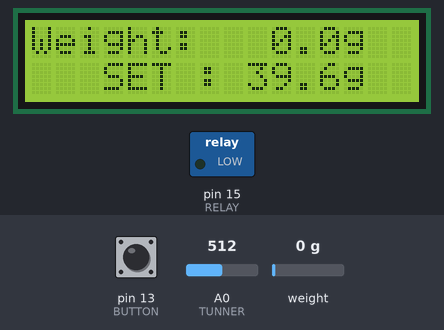
The sketch below on a simulated Arduino Uno, built with avr-gcc and run on an emulated ATmega328P. Shown: 16×2 character LCD, switched loads named in the sketch (green lamp = pin HIGH). Inputs (shaded band) come from the test bench; at power-on: weight on the scale 0 g, A0 (TUNNER) = 512, pin 13 (BUTTON) HIGH. What the sketch prints to the serial monitor is not drawn.

Above: at 4.3 s.
4.4 s: weight on the scale set to 100 g
At 5.8 s:
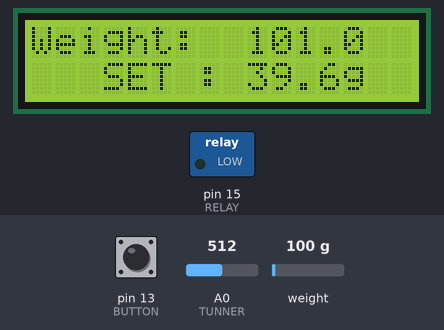
6.1 s: A0 (TUNNER) set to 716
At 6.9 s:
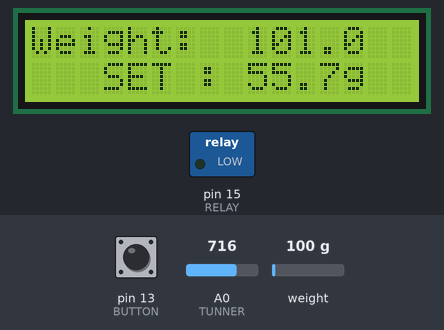
7.7 s: weight on the scale set to 1250 g
At 8.9 s:
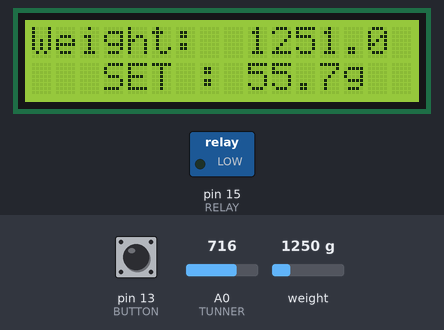
9.2 s: A0 (TUNNER) set to 900
At 10.5 s:
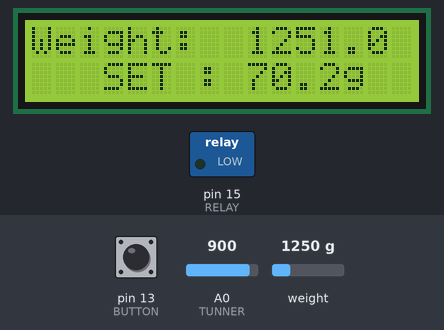
10.8 s: weight on the scale set to 2500 g
At 11.7 s:
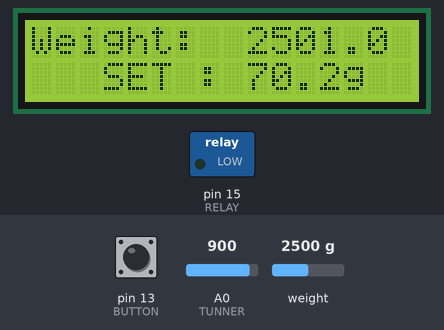
12.4 s: A0 (TUNNER) set to 1023
At 13.0 s:
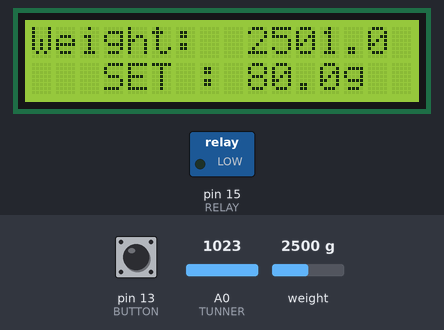
Timing chart, 0 to 14.9 s (numbered marks = the images above; inputs shaded):
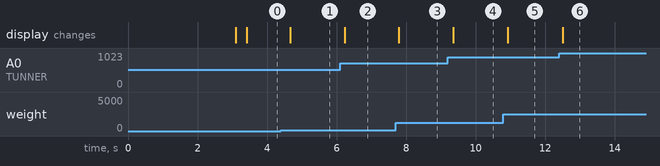

The sketch:

dispensing_controller__Nodemcu_0.1.ino
```cpp
#include <Wire.h>
#include <HX711.h>
#include <LiquidCrystal_I2C.h>

LiquidCrystal_I2C lcd(0x27,16,2);  // set the LCD address to 0x27 for a 16 chars and 2 line display

const int BUTTON = 13; //啟動重量比對和灌膠relay
const int TUNNER = A0;
const int RELAY = 15;
const int scale_factor = 1975; //比例參數，從校正程式中取得
int OFFSET = 1; //補正值

HX711 scale;

void setup() {
  pinMode(LED_BUILTIN, OUTPUT);
  pinMode(TUNNER, INPUT);
  pinMode(BUTTON, INPUT_PULLUP);
  pinMode(RELAY, OUTPUT);
  Serial.begin(9600);
  lcd.init();
  lcd.backlight();
  lcd.clear();
  lcd.setCursor(0, 0);
  lcd.print("Calibration...");
  delay(1000);
  scale.begin(12, 14); //DT = D6, SCK = D5
  Serial.println("Initializing the scale");
  Serial.println("Before setting up the scale:");
  Serial.println(scale.get_units(5), 0);  //未設定比例參數前的數值
  scale.set_scale(scale_factor);       // 設定比例參數
  scale.tare();               // 歸零
  Serial.println("After setting up the scale:");
  Serial.println(scale.get_units(5), 0);  //設定比例參數後的數值
  Serial.println("Readings:");  //在這個訊息之前都不要放東西在電子稱上

  digitalWrite(RELAY, LOW);
  digitalWrite(LED_BUILTIN, HIGH); // LED OFF
  lcd.clear();
  lcd.setCursor(0, 0);  //設定游標位置 (字,行)
  lcd.print("Weight: ");
  lcd.setCursor(13, 0);
  lcd.print("g");
  lcd.setCursor(3, 1);  //設定游標位置 (字,行)
  lcd.print("SET : ");
  lcd.setCursor(13, 1);  //設定游標位置 (字,行)
  lcd.print("g");
}

void loop() {
  boolean buttonState = digitalRead(BUTTON);
  Serial.print("Button state : ");
  Serial.println(buttonState);

  float weight = scale.get_units(3) + OFFSET;
  //避免出現負數
  if(weight <= OFFSET){
    weight = 0;
  }
  int TuneValue = analogRead(TUNNER);
  float SetValue = (map(TuneValue,10,1023,1,800)/10.0); //讓插入值為小數一位
  Serial.print("TuneValue / SetValue = ");
  Serial.print(TuneValue);
  Serial.print(" / ");
  Serial.println(SetValue);
  Serial.print("Weight : ");
  Serial.println(weight);

  if (String(weight,1).length() <= 3) {
    lcd.setCursor(9,0);
    lcd.print(" ");
    lcd.setCursor(10, 0);
    }
  else {
    lcd.setCursor(9, 0);
    }
  lcd.print(weight,1);
  if (String(SetValue,1).length() <= 3) {
    lcd.setCursor(9,1);
    lcd.print(" ");
    lcd.setCursor(10, 1);
    }
  else {
    lcd.setCursor(9, 1);
    }
  lcd.print(SetValue,1);
  if ((buttonState == LOW) && (SetValue > weight)) {
    digitalWrite(RELAY, HIGH);
    digitalWrite(LED_BUILTIN, LOW);
  }
  if (SetValue <= weight) {
    digitalWrite(RELAY, LOW);
    digitalWrite(LED_BUILTIN, HIGH);
  }

  //scale.power_down();             // 進入睡眠模式
  //delay(500);
  //scale.power_up();               // 結束睡眠模式
}
```

Measured:
- after the input at 4.4 s, the display: changes after 0.27 s (image 1)
- after the input at 6.1 s, the display: changes after 0.13 s (image 2)
- after the input at 7.7 s, the display: changes after 0.09 s (image 3)
- after the input at 9.2 s, the display: changes after 0.16 s (image 4)
- after the input at 10.8 s, the display: changes after 0.13 s (image 5)
- after the input at 12.4 s, the display: changes after 0.10 s (image 6)
